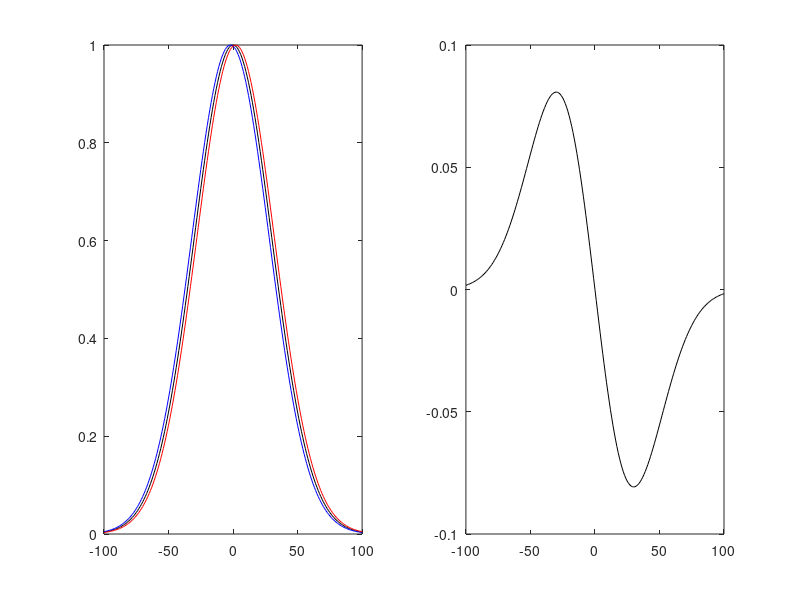

This chart was generated by the following MATLAB code:
Locations = [-100:1:100];
mu = 0; sigma = 30;

% each unit in odor space = 0.5 mm; 100 units = 50 mm
% inter-nostril distance = 2 mm, 4 units in odor space
delta_nostrils = 2;

C_center = normpdf(Locations,mu,sigma);
C_center = C_center/max(C_center);
C_left = normpdf(Locations+delta_nostrils,mu,sigma);
C_left = C_left/max(C_left);
C_right = normpdf(Locations-delta_nostrils,mu,sigma);
C_right = C_right/max(C_right);

figure, 
subplot(1,2,1);
plot(Locations, C_center, 'k');
hold on
plot(Locations, C_left, 'b');
plot(Locations, C_right, 'r');

subplot(1,2,2);
plot(Locations, C_left - C_right, 'k');


